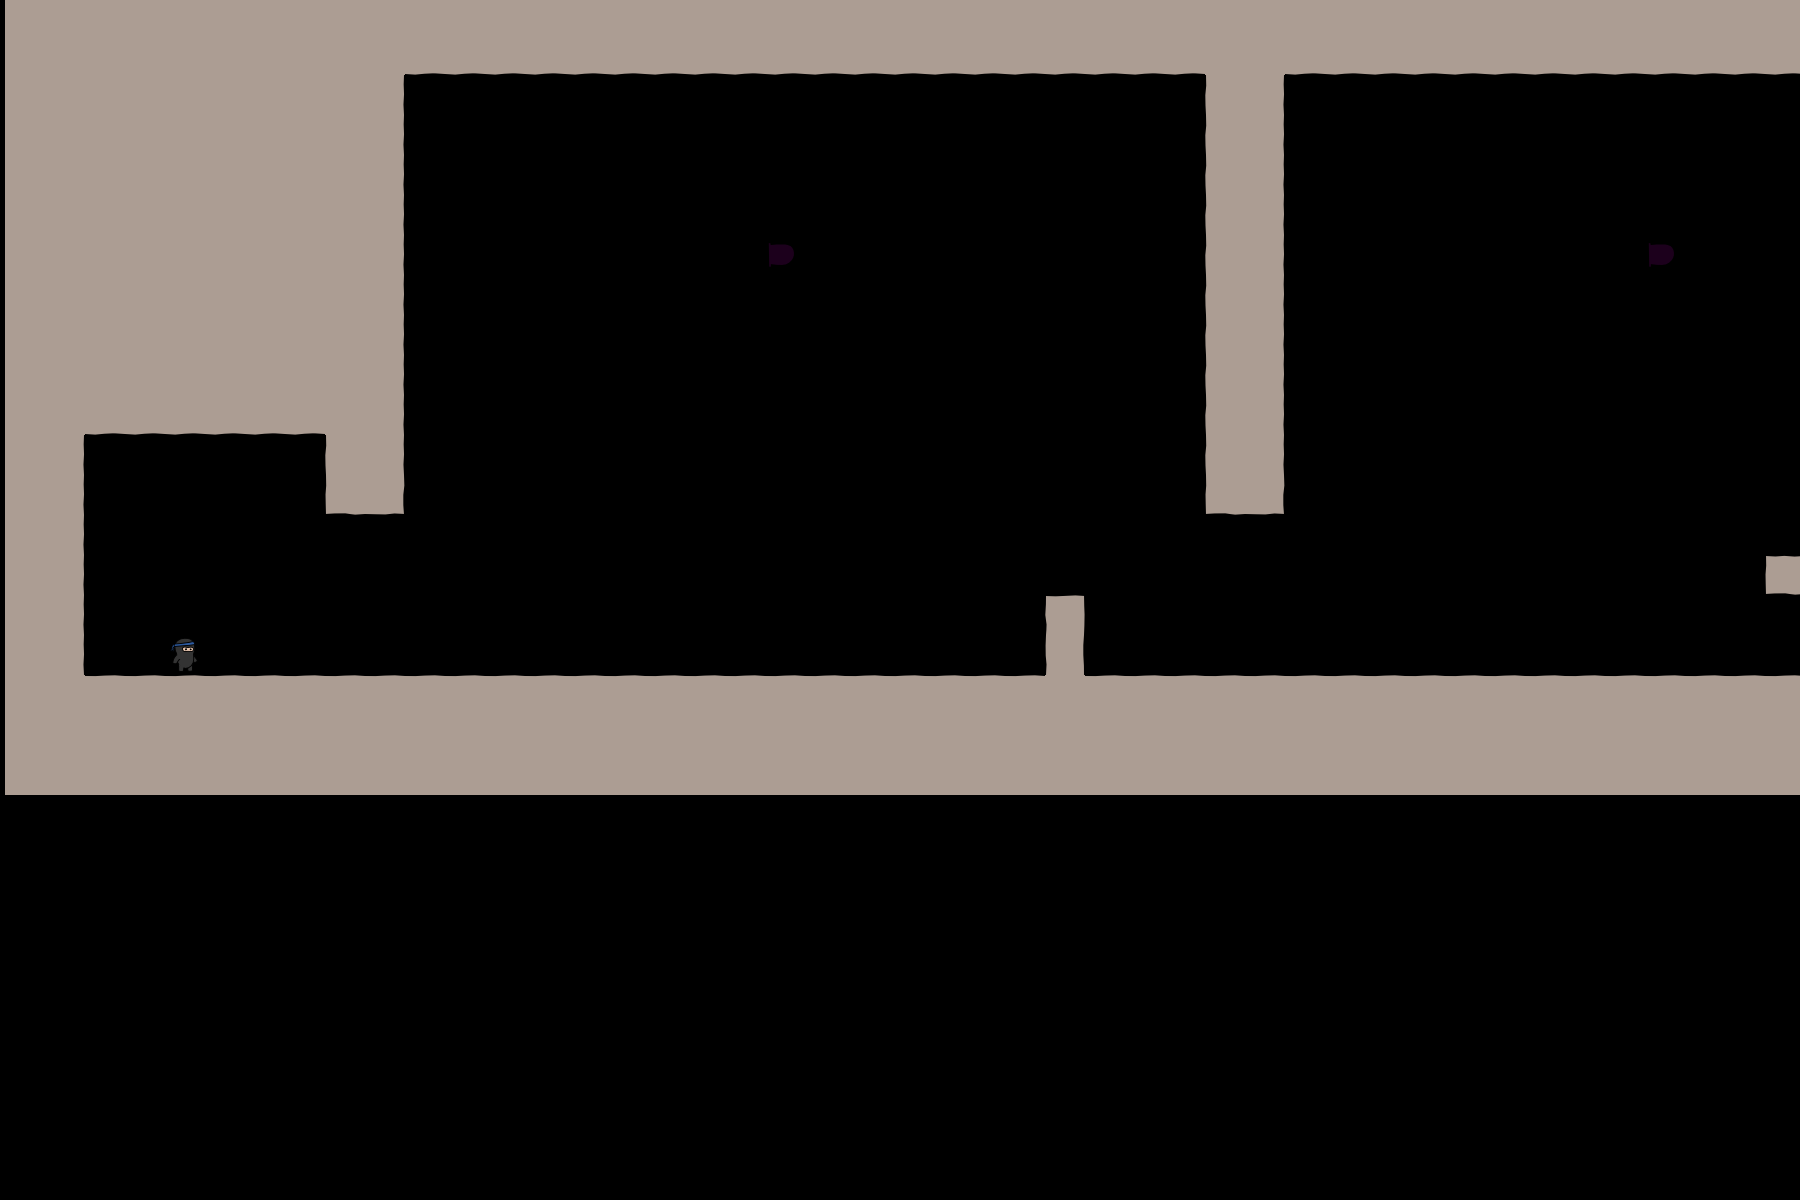

This game map was drawn from its Tiled (.tmx) file and the tilesets committed beside it. A one-line description and the trimmed map source follow:
An orthogonal 45x30 tile map with 40x40 px tiles, 3 tile layers (bg, objects, fg), 2 tilesets.

<map version="1.0" orientation="orthogonal" width="45" height="30" tilewidth="40" tileheight="40">
 <tileset firstgid="1" name="world1" tilewidth="50" tileheight="50">
  <image source="world1.png" width="400" height="400" />
 </tileset>
 <tileset firstgid="65" name="objectpalette" tilewidth="50" tileheight="50">
  <image source="objectpalette.png" width="400" height="400" />
 </tileset>
 <layer name="bg" width="72" height="20">
  <data>[1440 cells, 616 non-empty, 12 distinct tile ids]</data>
 </layer>
 <layer name="objects" width="72" height="20">
  <data>[1440 cells, 11 non-empty, 5 distinct tile ids]</data>
 </layer>
 <layer name="fg" width="72" height="20">
  <data>[1440 cells, 0 non-empty, 0 distinct tile ids]</data>
 </layer>
</map>
